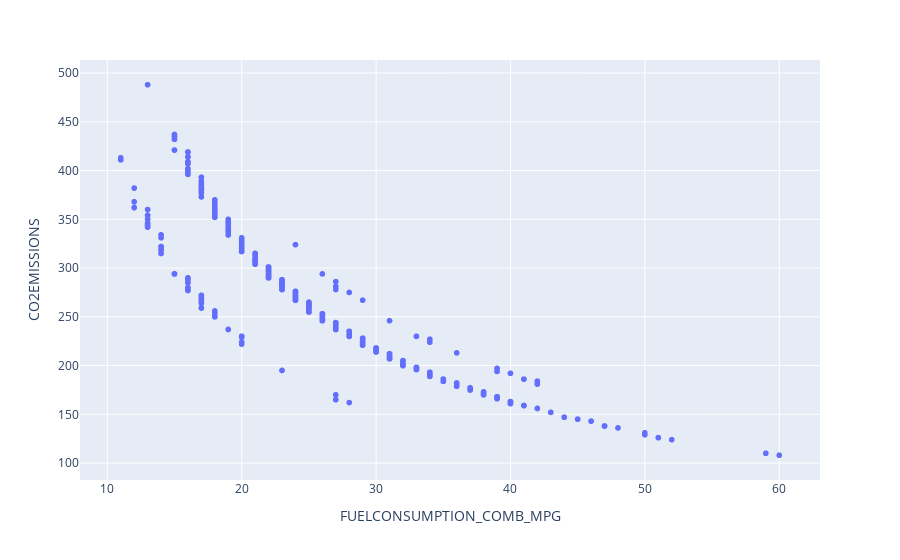

The code cell stored with this chart in its notebook:
### Code cell
fig = px.scatter(df, x="FUELCONSUMPTION_COMB_MPG", y="CO2EMISSIONS")
fig.show()

### Figure 1 — Plotly figure (JSON) as saved in the notebook; plotly's stock layout.template omitted (floating-point values rounded to 4 significant figures; data arrays with more than 128 entries replaced by an {"elided": "..."} marker saying what was removed)
{"data": [{"hovertemplate": "FUELCONSUMPTION_COMB_MPG=%{x}<br>CO2EMISSIONS=%{y}<extra></extra>", "legendgroup": "", "marker": {"color": "#636efa", "symbol": "circle"}, "mode": "markers", "name": "", "showlegend": false, "type": "scattergl", "x": {"elided": "1067 int values"}, "xaxis": "x", "y": {"elided": "1067 int values"}, "yaxis": "y"}], "layout": {"legend": {"tracegroupgap": 0}, "margin": {"t": 60}, "xaxis": {"anchor": "y", "domain": [0, 1], "title": {"text": "FUELCONSUMPTION_COMB_MPG"}}, "yaxis": {"anchor": "x", "domain": [0, 1], "title": {"text": "CO2EMISSIONS"}}}}
